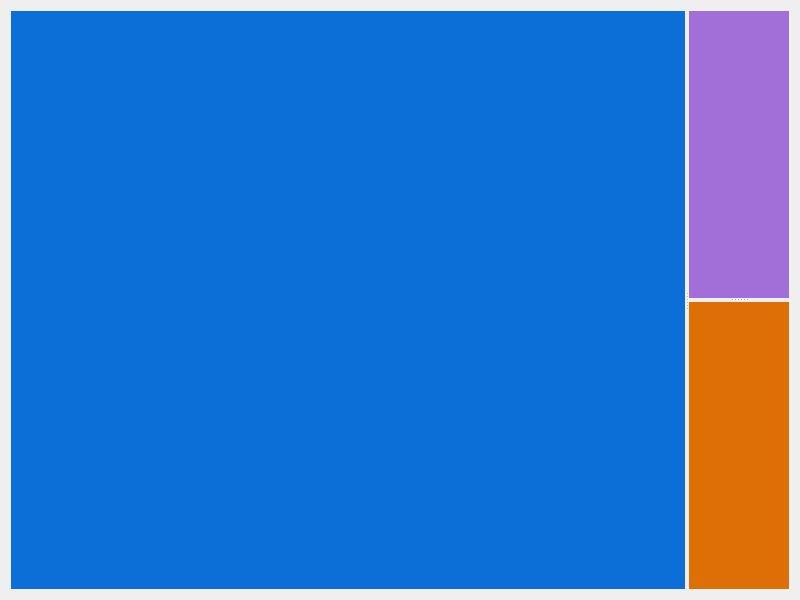
<?xml version="1.0" encoding="UTF-8"?>
<ui version="4.0">
 <class>Widget</class>
 <widget class="QWidget" name="Widget">
  <property name="geometry">
   <rect>
    <x>0</x>
    <y>0</y>
    <width>800</width>
    <height>600</height>
   </rect>
  </property>
  <property name="windowTitle">
   <string>Widget</string>
  </property>
  <layout class="QVBoxLayout" name="verticalLayout">
   <item>
    <widget class="QSplitter" name="splitter_2">
     <property name="orientation">
      <enum>Qt::Horizontal</enum>
     </property>
     <widget class="QWidget" name="widget_3" native="true">
      <property name="minimumSize">
       <size>
        <width>100</width>
        <height>100</height>
       </size>
      </property>
      <property name="styleSheet">
       <string notr="true">background-color: rgb(12, 111, 216);</string>
      </property>
     </widget>
     <widget class="QSplitter" name="splitter">
      <property name="orientation">
       <enum>Qt::Vertical</enum>
      </property>
      <widget class="QWidget" name="widget" native="true">
       <property name="styleSheet">
        <string notr="true">background-color: rgb(162, 111, 216);</string>
       </property>
      </widget>
      <widget class="QWidget" name="widget_2" native="true">
       <property name="minimumSize">
        <size>
         <width>100</width>
         <height>0</height>
        </size>
       </property>
       <property name="styleSheet">
        <string notr="true">background-color: rgb(222, 111, 6);</string>
       </property>
      </widget>
     </widget>
    </widget>
   </item>
  </layout>
 </widget>
 <resources/>
 <connections/>
</ui>
